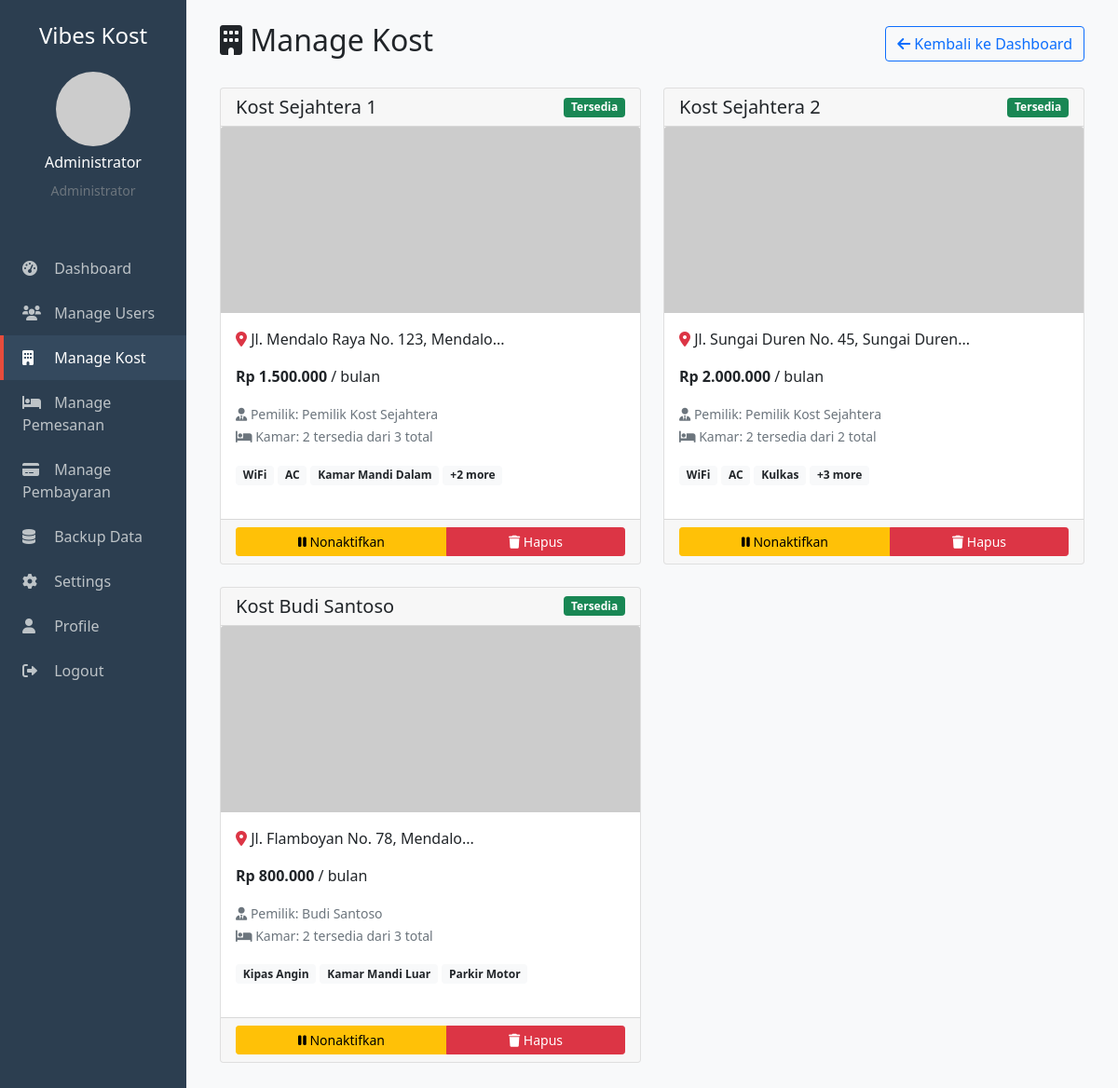
The app's page /admin/manage_kost.php (signed in) with its own data.
### tables this page shows
CREATE TABLE kost (
    id INT PRIMARY KEY AUTO_INCREMENT,
    pemilik_id INT NOT NULL,
    nama_kost VARCHAR(100) NOT NULL,
    alamat TEXT NOT NULL,
    deskripsi TEXT,
    harga_per_bulan DECIMAL(12,2) NOT NULL,
    latitude DECIMAL(10,8),
    longitude DECIMAL(11,8),
    foto_kost VARCHAR(255) DEFAULT 'default.jpg',
    fasilitas TEXT,
    peraturan TEXT,
    status ENUM('tersedia','tidak_tersedia') DEFAULT 'tersedia',
    created_at TIMESTAMP DEFAULT CURRENT_TIMESTAMP,
    updated_at TIMESTAMP DEFAULT CURRENT_TIMESTAMP ON UPDATE CURRENT_TIMESTAMP,
    FOREIGN KEY (pemilik_id) REFERENCES users(id) ON DELETE CASCADE
);

CREATE TABLE users (
    id INT PRIMARY KEY AUTO_INCREMENT,
    nama VARCHAR(100) NOT NULL,
    email VARCHAR(100) UNIQUE NOT NULL,
    password VARCHAR(255) NOT NULL,
    role ENUM('admin','pemilik','penyewa') NOT NULL,
    no_telepon VARCHAR(20),
    alamat TEXT,
     
    bank_nama VARCHAR(100),
    bank_nomor VARCHAR(50),
    bank_atas_nama VARCHAR(100),
    foto_profil VARCHAR(255) DEFAULT 'default.jpg',
    is_active BOOLEAN DEFAULT TRUE,
    created_at TIMESTAMP DEFAULT CURRENT_TIMESTAMP,
    updated_at TIMESTAMP DEFAULT CURRENT_TIMESTAMP ON UPDATE CURRENT_TIMESTAMP
);

### admin/manage_kost.php (the view, shortened to what this page needs)
<?php
include '../includes/config.php';
$kost_query = "
    SELECT k.*, u.nama as pemilik_nama, u.email as pemilik_email,
           COUNT(km.id) as total_kamar,
           COUNT(CASE WHEN km.status = 'tersedia' THEN km.id END) as kamar_tersedia
    FROM kost k
    JOIN users u ON k.pemilik_id = u.id
    LEFT JOIN kamars km ON k.id = km.kost_id
    GROUP BY k.id
    ORDER BY k.created_at DESC
";
$kost_list = $conn->query($kost_query);
?>
<!DOCTYPE html>
<html lang="id">
<head>
    <link href="https://cdn.jsdelivr.net/npm/bootstrap@5.1.3/dist/css/bootstrap.min.css" rel="stylesheet">
    <link href="https://cdnjs.cloudflare.com/ajax/libs/font-awesome/6.0.0/css/all.min.css" rel="stylesheet">
</head>
<body>
    <div class="container-fluid">
        <div class="row">
            <div class="col-md-3 col-lg-2 sidebar p-0">
                <div class="p-4">
                    <h4 class="text-center mb-4">Vibes Kost</h4>
                    <div class="text-center mb-4">
                        <img src="../uploads/profil/<?php echo $_SESSION['foto_profil']; ?>"
                             class="rounded-circle"
                             width="80"
                             height="80"
                             alt="Profile"
                             onerror="this.src='https://via.placeholder.com/80'">
                        <h6 class="mt-2"><?php echo $_SESSION['nama']; ?></h6>
                        <small class="text-muted">Administrator</small>
                    </div>
                </div>
                <nav class="nav flex-column">
                    <a class="nav-link" href="dashboard.php">
                        <i class="fas fa-tachometer-alt"></i> Dashboard
                    </a>
                    <a class="nav-link" href="manage_users.php">
                        <i class="fas fa-users"></i> Manage Users
                    </a>
                    <a class="nav-link active" href="manage_kost.php">
                        <i class="fas fa-building"></i> Manage Kost
                    </a>
                    <a class="nav-link" href="manage_pemesanan.php">
                        <i class="fas fa-bed"></i> Manage Pemesanan
                    </a>
                    <a class="nav-link" href="manage_pembayaran.php">
                        <i class="fas fa-credit-card"></i> Manage Pembayaran
                    </a>
                    <a class="nav-link" href="backup.php">
                        <i class="fas fa-database"></i> Backup Data
                    </a>
                    <a class="nav-link" href="settings.php">
                        <i class="fas fa-cog"></i> Settings
                    </a>
                    <a class="nav-link" href="profile.php">
                        <i class="fas fa-user"></i> Profile
                    </a>
                    <a class="nav-link" href="../auth/logout.php">
                        <i class="fas fa-sign-out-alt"></i> Logout
                    </a>
                </nav>
            </div>
            <div class="col-md-9 col-lg-10 main-content">
                <div class="p-4">
                    <div class="d-flex justify-content-between align-items-center mb-4">
                        <h2><i class="fas fa-building"></i> Manage Kost</h2>
                        <a href="dashboard.php" class="btn btn-outline-primary">
                            <i class="fas fa-arrow-left"></i> Kembali ke Dashboard
                        </a>
                    </div>
                    <div class="row">
                        <?php while($kost = $kost_list->fetch_assoc()):
                            $harga = number_format($kost['harga_per_bulan'], 0, ',', '.');
                        ?>
                        <div class="col-md-6 mb-4">
                            <div class="card kost-card h-100">
                                <div class="card-header d-flex justify-content-between align-items-center">
                                    <h5 class="mb-0"><?php echo $kost['nama_kost']; ?></h5>
                                    <span class="badge bg-<?php echo $kost['status'] == 'tersedia' ? 'success' : 'danger'; ?>">
                                        <?php echo $kost['status'] == 'tersedia' ? 'Tersedia' : 'Tidak Tersedia'; ?>
                                    </span>
                                </div>
                                <img src="../uploads/kost/<?php echo $kost['foto_kost']; ?>"
                                     class="card-img-top"
                                     alt="<?php echo $kost['nama_kost']; ?>"
                                     style="height: 200px; object-fit: cover;"
                                     onerror="this.src='https://via.placeholder.com/300x200'">
                                <div class="card-body">
                                    <p class="card-text">
                                        <i class="fas fa-map-marker-alt text-danger"></i>
                                        <?php echo substr($kost['alamat'], 0, 100); ?>...
                                    </p>
                                    <p class="card-text">
                                        <strong>Rp <?php echo $harga; ?></strong> / bulan
                                    </p>
                                    <div class="mb-3">
                                        <small class="text-muted">
                                            <i class="fas fa-user-tie"></i> Pemilik: <?php echo $kost['pemilik_nama']; ?>
                                        </small><br>
                                        <small class="text-muted">
                                            <i class="fas fa-bed"></i> Kamar: <?php echo $kost['kamar_tersedia']; ?> tersedia dari <?php echo $kost['total_kamar']; ?> total
                                        </small>
                                    </div>
                                    <div class="facilities mb-3">
                                        <?php
                                        $fasilitas = explode(',', $kost['fasilitas']);
                                        $count = 0;
                                        foreach ($fasilitas as $fasilitas_item) {
                                            if ($count < 3) {
                                                echo '<span class="badge bg-light text-dark me-1 mb-1">' . trim($fasilitas_item) . '</span>';
                                                $count++;
                                            }
                                        }
                                        if (count($fasilitas) > 3) {
                                            echo '<span class="badge bg-light text-dark">+' . (count($fasilitas) - 3) . ' more</span>';
                                        }
                                        ?>
                                    </div>
                                </div>
                                <div class="card-footer">
                                    <div class="btn-group w-100">
                                        <?php if ($kost['status'] == 'tersedia'): ?>
                                            <a href="manage_kost.php?action=deactivate&id=<?php echo $kost['id']; ?>"
                                               class="btn btn-warning btn-sm">
                                                <i class="fas fa-pause"></i> Nonaktifkan
                                            </a>
                                        <?php endif; ?>
                                        <a href="manage_kost.php?action=delete&id=<?php echo $kost['id']; ?>"
                                           class="btn btn-danger btn-sm"
                                           onclick="return confirm('Yakin ingin menghapus kost ini?')">
                                            <i class="fas fa-trash"></i> Hapus
                                        </a>
                                    </div>
                                </div>
                            </div>
                        </div>
                        <?php endwhile; ?>
                    </div>
                </div>
            </div>
        </div>
    </div>
</body>
</html>

### admin/manage_kost.php (style rules this page uses)
.sidebar { background: #2c3e50; min-height: 100vh; color: white; }
.sidebar .nav-link { color: #bdc3c7; padding: 12px 20px; border-left: 4px solid transparent; transition: all 0.3s; }
.sidebar .nav-link:hover, .sidebar .nav-link.active { color: white; background: #34495e; border-left-color: #e74c3c; }
.sidebar .nav-link i { width: 20px; margin-right: 10px; }
.main-content { background: #f8f9fa; min-height: 100vh; }
.kost-card { transition: transform 0.3s; }

### records on screen
kost: nama_kost "Kost Sejahtera 1", status "Tersedia", alamat "Jl. Mendalo Raya No. 123, Mendalo", harga_per_bulan "1.500.000", pemilik.nama "Pemilik Kost Sejahtera", kamar_tersedia "2", total_kamar "3", fasilitas "WiFi", fasilitas "AC", fasilitas "Kamar Mandi Dalam", count($fasilitas)-3 "2"
kost: nama_kost "Kost Sejahtera 2", status "Tersedia", alamat "Jl. Sungai Duren No. 45, Sungai Duren", harga_per_bulan "2.000.000", pemilik.nama "Pemilik Kost Sejahtera", kamar_tersedia "2", total_kamar "2", fasilitas "WiFi", fasilitas "AC", fasilitas "Kulkas", count($fasilitas)-3 "3"
kost: nama_kost "Kost Budi Santoso", status "Tersedia", alamat "Jl. Flamboyan No. 78, Mendalo", harga_per_bulan "800.000", pemilik.nama "Budi Santoso", kamar_tersedia "2", total_kamar "3", fasilitas "Kipas Angin", fasilitas "Kamar Mandi Luar", fasilitas "Parkir Motor"

### other values on screen
$_SESSION['nama'] "Administrator"
